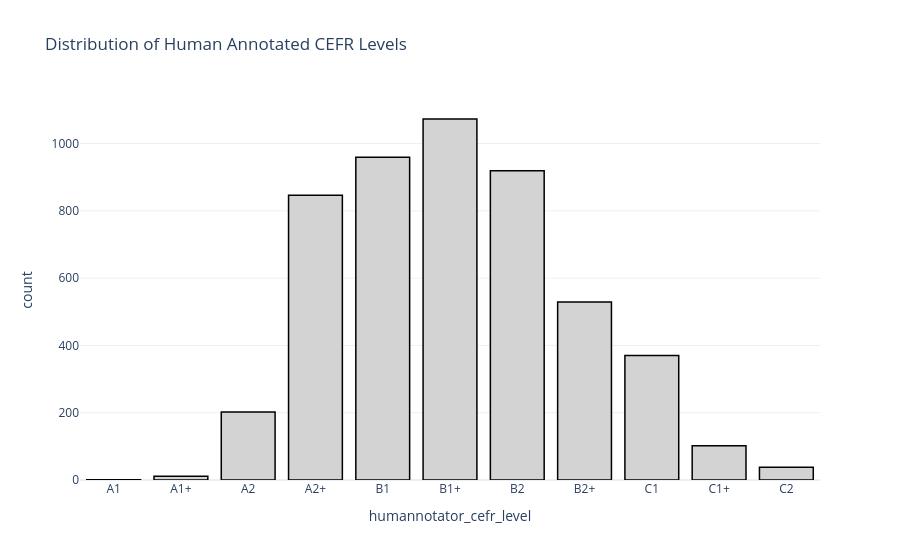

Notebook cell for this chart:
### Code cell
# visualize the distribution of humannotator_cefr_level with plotly
# keep in CEFR level order
import plotly.express as px
fig = px.histogram(df_cefr, x='humannotator_cefr_level', title='Distribution of Human Annotated CEFR Levels')
fig.update_xaxes(categoryorder='array', categoryarray=['A1', 'A1+','A2', 'A2+', 'B1', 'B1+', 'B2', 'B2+', 'C1', 'C1+', 'C2'])
# chang colour to monochrome and use plotly_white template
fig.update_traces(marker_color='lightgrey', marker_line_color='black', marker_line_width=1.5)
fig.update_layout(template='plotly_white')
fig.show()

### Figure 1 — Plotly figure (JSON) as saved in the notebook; plotly's stock layout.template omitted (floating-point values rounded to 4 significant figures; data arrays with more than 128 entries replaced by an {"elided": "..."} marker saying what was removed)
{"data": [{"bingroup": "x", "hovertemplate": "humannotator_cefr_level=%{x}<br>count=%{y}<extra></extra>", "legendgroup": "", "marker": {"color": "lightgrey", "line": {"color": "black", "width": 1.5}, "pattern": {"shape": ""}}, "name": "", "orientation": "v", "showlegend": false, "type": "histogram", "x": {"elided": "5050 str values"}, "xaxis": "x", "yaxis": "y"}], "layout": {"barmode": "relative", "legend": {"tracegroupgap": 0}, "title": {"text": "Distribution of Human Annotated CEFR Levels"}, "xaxis": {"anchor": "y", "categoryarray": ["A1", "A1+", "A2", "A2+", "B1", "B1+", "B2", "B2+", "C1", "C1+", "C2"], "categoryorder": "array", "domain": [0, 1], "title": {"text": "humannotator_cefr_level"}}, "yaxis": {"anchor": "x", "domain": [0, 1], "title": {"text": "count"}}}}
